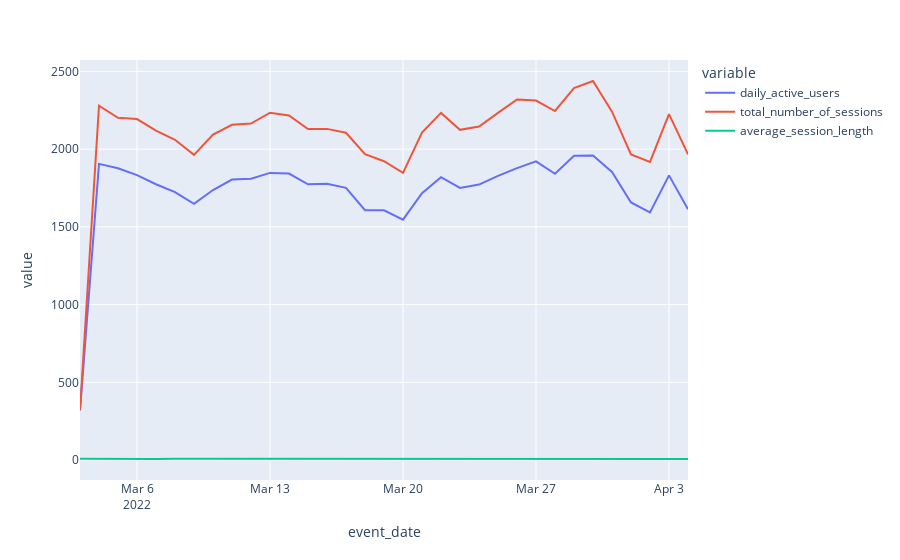

This figure's notebook cell:
### Code cell
#plot dau and session details
session_dau_details_melt = session_dau_details.melt(id_vars='event_date', value_vars=['daily_active_users','total_number_of_sessions','average_session_length'])
px.line(session_dau_details_melt, x='event_date' , y='value' , color='variable')

### Figure 1 — Plotly figure (JSON) as saved in the notebook; plotly's stock layout.template omitted (floating-point values rounded to 4 significant figures)
{"data": [{"hovertemplate": "variable=daily_active_users<br>event_date=%{x}<br>value=%{y}<extra></extra>", "legendgroup": "daily_active_users", "line": {"color": "#636efa", "dash": "solid"}, "marker": {"symbol": "circle"}, "mode": "lines", "name": "daily_active_users", "orientation": "v", "showlegend": true, "type": "scatter", "x": ["2022-03-03T00:00:00", "2022-03-04T00:00:00", "2022-03-05T00:00:00", "2022-03-06T00:00:00", "2022-03-07T00:00:00", "2022-03-08T00:00:00", "2022-03-09T00:00:00", "2022-03-10T00:00:00", "2022-03-11T00:00:00", "2022-03-12T00:00:00", "2022-03-13T00:00:00", "2022-03-14T00:00:00", "2022-03-15T00:00:00", "2022-03-16T00:00:00", "2022-03-17T00:00:00", "2022-03-18T00:00:00", "2022-03-19T00:00:00", "2022-03-20T00:00:00", "2022-03-21T00:00:00", "2022-03-22T00:00:00", "2022-03-23T00:00:00", "2022-03-24T00:00:00", "2022-03-25T00:00:00", "2022-03-26T00:00:00", "2022-03-27T00:00:00", "2022-03-28T00:00:00", "2022-03-29T00:00:00", "2022-03-30T00:00:00", "2022-03-31T00:00:00", "2022-04-01T00:00:00", "2022-04-02T00:00:00", "2022-04-03T00:00:00", "2022-04-04T00:00:00"], "xaxis": "x", "y": [319, 1905, 1877, 1833, 1774, 1723, 1648, 1737, 1804, 1809, 1847, 1843, 1774, 1777, 1751, 1607, 1606, 1546, 1716, 1819, 1750, 1772, 1828, 1878, 1921, 1841, 1957, 1959, 1853, 1657, 1593, 1831, 1613], "yaxis": "y"}, {"hovertemplate": "variable=total_number_of_sessions<br>event_date=%{x}<br>value=%{y}<extra></extra>", "legendgroup": "total_number_of_sessions", "line": {"color": "#EF553B", "dash": "solid"}, "marker": {"symbol": "circle"}, "mode": "lines", "name": "total_number_of_sessions", "orientation": "v", "showlegend": true, "type": "scatter", "x": ["2022-03-03T00:00:00", "2022-03-04T00:00:00", "2022-03-05T00:00:00", "2022-03-06T00:00:00", "2022-03-07T00:00:00", "2022-03-08T00:00:00", "2022-03-09T00:00:00", "2022-03-10T00:00:00", "2022-03-11T00:00:00", "2022-03-12T00:00:00", "2022-03-13T00:00:00", "2022-03-14T00:00:00", "2022-03-15T00:00:00", "2022-03-16T00:00:00", "2022-03-17T00:00:00", "2022-03-18T00:00:00", "2022-03-19T00:00:00", "2022-03-20T00:00:00", "2022-03-21T00:00:00", "2022-03-22T00:00:00", "2022-03-23T00:00:00", "2022-03-24T00:00:00", "2022-03-25T00:00:00", "2022-03-26T00:00:00", "2022-03-27T00:00:00", "2022-03-28T00:00:00", "2022-03-29T00:00:00", "2022-03-30T00:00:00", "2022-03-31T00:00:00", "2022-04-01T00:00:00", "2022-04-02T00:00:00", "2022-04-03T00:00:00", "2022-04-04T00:00:00"], "xaxis": "x", "y": [322, 2279, 2201, 2193, 2119, 2060, 1963, 2094, 2156, 2164, 2234, 2216, 2129, 2130, 2105, 1967, 1922, 1847, 2107, 2233, 2124, 2145, 2233, 2319, 2312, 2245, 2393, 2438, 2241, 1966, 1918, 2225, 1966], "yaxis": "y"}, {"hovertemplate": "variable=average_session_length<br>event_date=%{x}<br>value=%{y}<extra></extra>", "legendgroup": "average_session_length", "line": {"color": "#00cc96", "dash": "solid"}, "marker": {"symbol": "circle"}, "mode": "lines", "name": "average_session_length", "orientation": "v", "showlegend": true, "type": "scatter", "x": ["2022-03-03T00:00:00", "2022-03-04T00:00:00", "2022-03-05T00:00:00", "2022-03-06T00:00:00", "2022-03-07T00:00:00", "2022-03-08T00:00:00", "2022-03-09T00:00:00", "2022-03-10T00:00:00", "2022-03-11T00:00:00", "2022-03-12T00:00:00", "2022-03-13T00:00:00", "2022-03-14T00:00:00", "2022-03-15T00:00:00", "2022-03-16T00:00:00", "2022-03-17T00:00:00", "2022-03-18T00:00:00", "2022-03-19T00:00:00", "2022-03-20T00:00:00", "2022-03-21T00:00:00", "2022-03-22T00:00:00", "2022-03-23T00:00:00", "2022-03-24T00:00:00", "2022-03-25T00:00:00", "2022-03-26T00:00:00", "2022-03-27T00:00:00", "2022-03-28T00:00:00", "2022-03-29T00:00:00", "2022-03-30T00:00:00", "2022-03-31T00:00:00", "2022-04-01T00:00:00", "2022-04-02T00:00:00", "2022-04-03T00:00:00", "2022-04-04T00:00:00"], "xaxis": "x", "y": [8, 7, 7, 7, 7, 8, 8, 7, 7, 7, 8, 7, 7, 7, 7, 7, 7, 7, 7, 8, 8, 8, 8, 8, 7, 8, 8, 8, 7, 8, 8, 7, 7], "yaxis": "y"}], "layout": {"legend": {"title": {"text": "variable"}, "tracegroupgap": 0}, "margin": {"t": 60}, "xaxis": {"anchor": "y", "domain": [0, 1], "title": {"text": "event_date"}}, "yaxis": {"anchor": "x", "domain": [0, 1], "title": {"text": "value"}}}}
